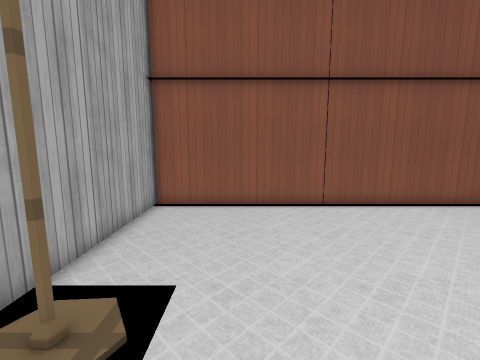
View 1 (above)

16 first-person views from a walk through a 3-D level made in the Godot game engine. The camera is 1.4 m above the floor, tilts 8° down and sees 90° across. The floor is counted in squares, 0.5 m on a side. Each view is taken from the middle of a square. On the plan, view 1 faces up. The plan holds only what a view shows up to about 18 squares ahead; the rest is blank. The place goes on beyond the plan. Some surface patterns are stand-ins.

View 2
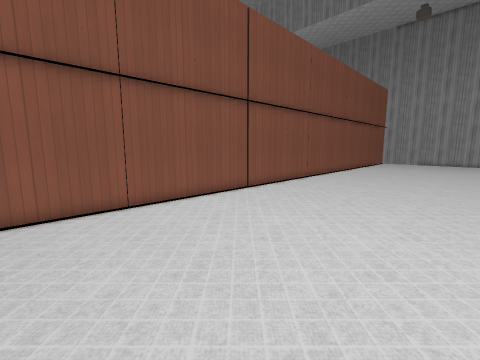

View 3
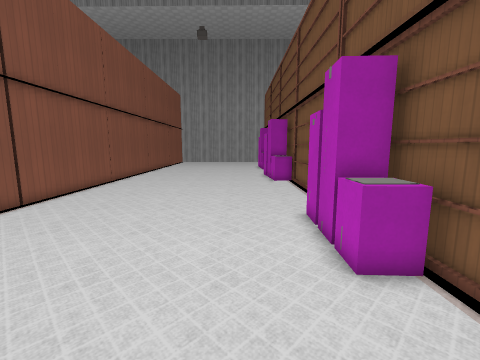

View 4
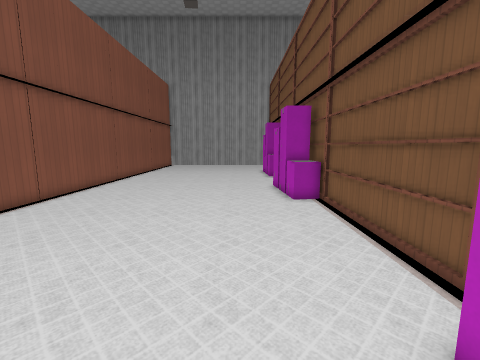

View 5
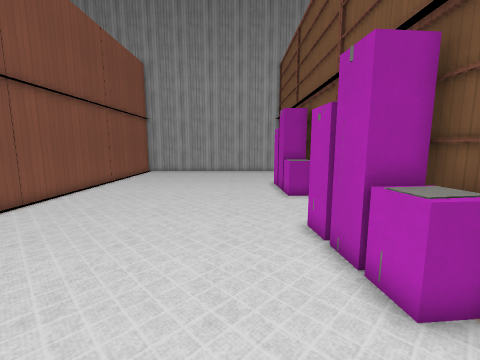

View 6
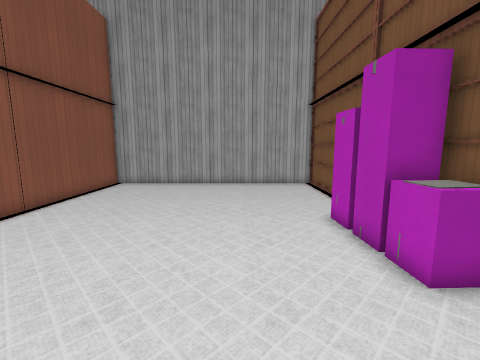

View 7
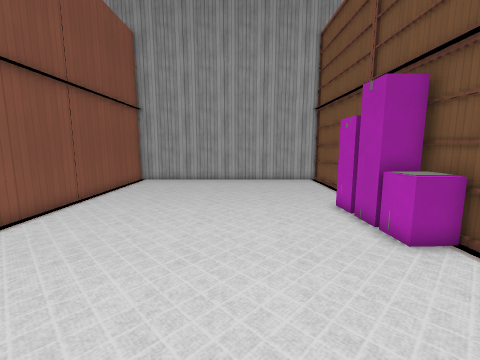

View 8
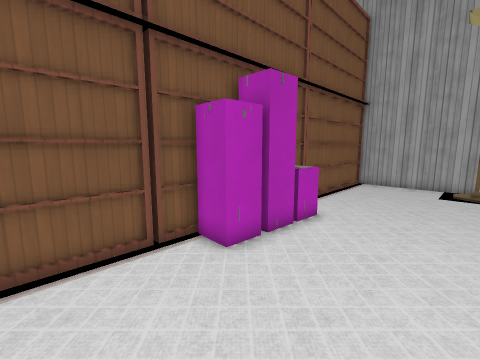

View 9
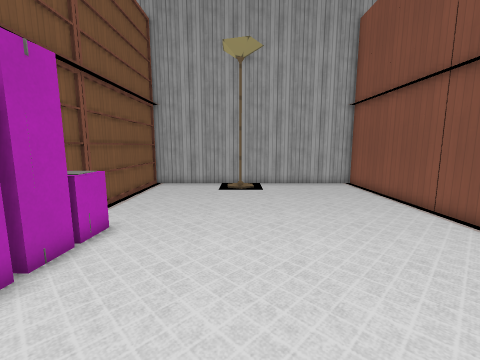

View 10
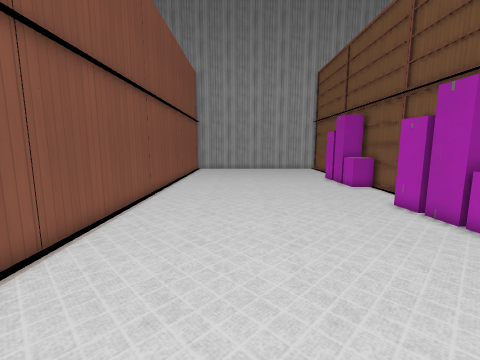

View 11
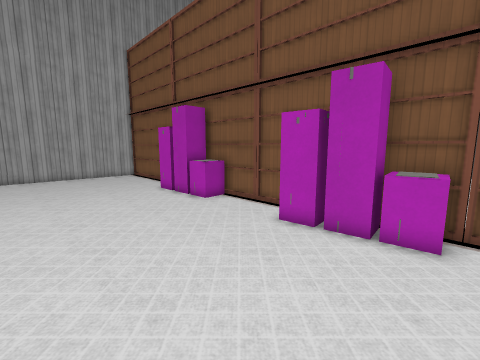

View 12
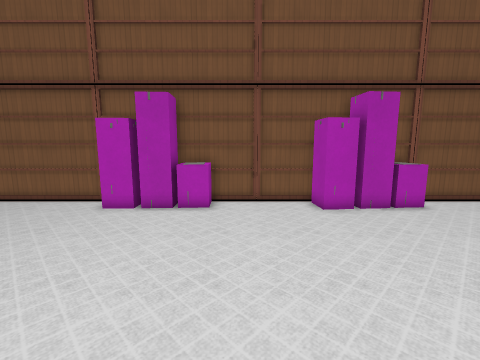

View 13
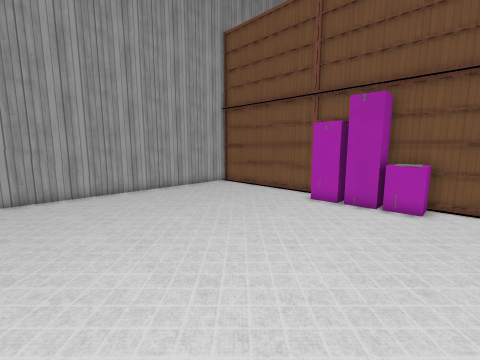

View 14
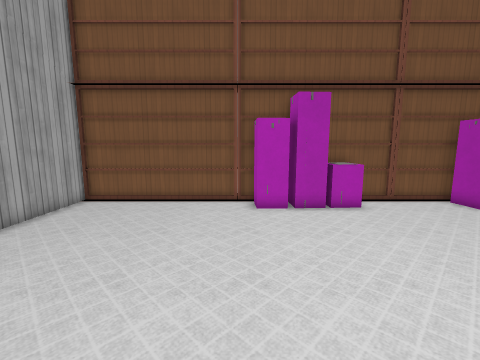

View 15
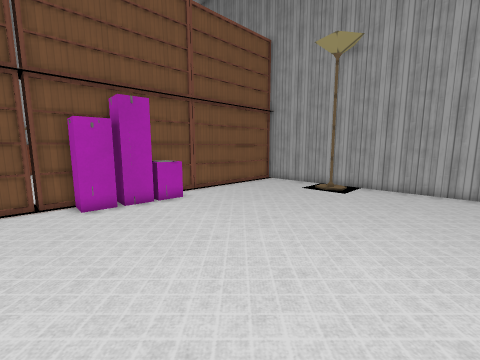

View 16
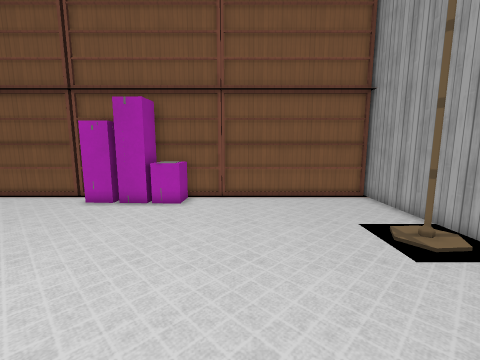

### Floor plan
Key: @ floor where view 1 was taken; # wall or solid block; . floor; ^ raised ledge; B bookshelf; L lamp.
Columns run from 4 left of view 1 to 44 right of it. Each row starts with its distance up from view 1.
 12 B
 11 #BBBBBBBBBBBBBBBBBBBBBBBBBBBBBBBBBBBBBBBBBBBBBBB#
 10 #...............................................#
  9 #...............................................#
  8 #...............................................#
  7 #...............................................#
  6 #...............................................#
  5 #...............................................#
  4 #...............................................#
  3 #L..............................................#
  2 #...............................................#
  1 #...............................................#
  0 #...@...........................................#
 -1 #...............................................#
 -2 #.........^^####.........^####.....^####........#
 -3 #BBBBBBBBBBB## BBBBBBBBBBB####BBBBBB####BBBBBBBB#
 -4 B      BB   BBBBBB     BB BBBBBB    BBBBBB      B
 -5                 B       B

Positions as (right, up) in squares from view 1, and headings:
1: (0, 0), facing up
2: (0, 0), facing up-right
3: (1, 1), facing right
4: (8, 1), facing right
5: (17, 1), facing right
6: (26, 2), facing right
7: (24, 3), facing right
8: (15, 3), facing down-left
9: (14, 3), facing left
10: (14, 6), facing right
11: (20, 6), facing down-right
12: (29, 9), facing down
13: (29, 10), facing down-right
14: (36, 9), facing down
15: (13, 10), facing down-left
16: (3, 10), facing down
